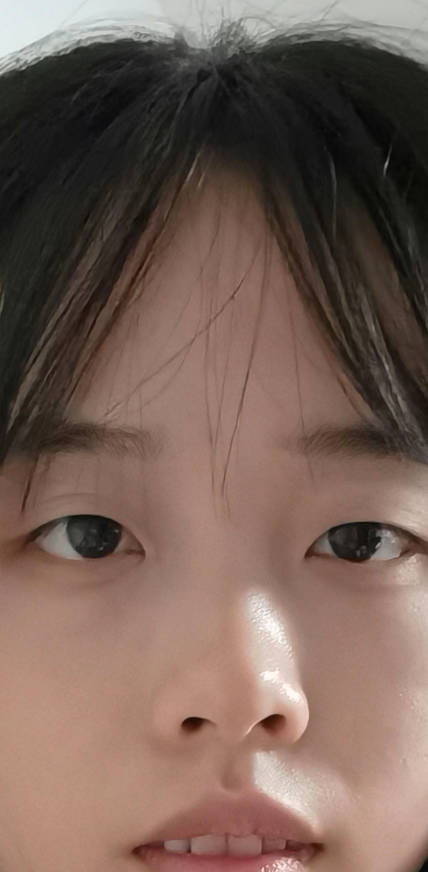
#> input picture 204李鸽/week4/face.jpg, 428 x 872 px
$ python 'Peper noise.py'
#> lines starting #> are read from the running program, lines starting #| are printed output that depends on the picture; after the words box and inside, x2 and y2 are one past the last pixel; in counts of white or black regions, pixels touching at a corner belong together
#> further down, img is the input picture: shape (872, 428, 3); mean B, G, R 86.8, 96.5, 118.8
import cv2
import numpy as np
import random
def peper_noise(img, percentage):
#> called with percentage = 0.2
    noise_img = img.copy()
    h, w, _ = img.shape
#> h = 872; w = 428
    noise_num = int(percentage * h * w)
#> noise_num = 74643
    for i in range(noise_num):
        # 每次取一个随机点
        # 把一张图片的像素用行和列表示的话，randX 代表随机生成的行，randY代表随机生成的列
        # random.randint生成随机整数
        randX = random.randint(0, h - 1)
        randY = random.randint(0, w - 1)
        # random.random生成随机浮点数，随意取到一个像素点有一半的可能是白点255，一半的可能是黑点0，
        # 只是加一个概率，就像抛硬币
        if random.random() <= 0.5:
            noise_img[randX, randY] = 0
        else:
            noise_img[randX, randY] = 255
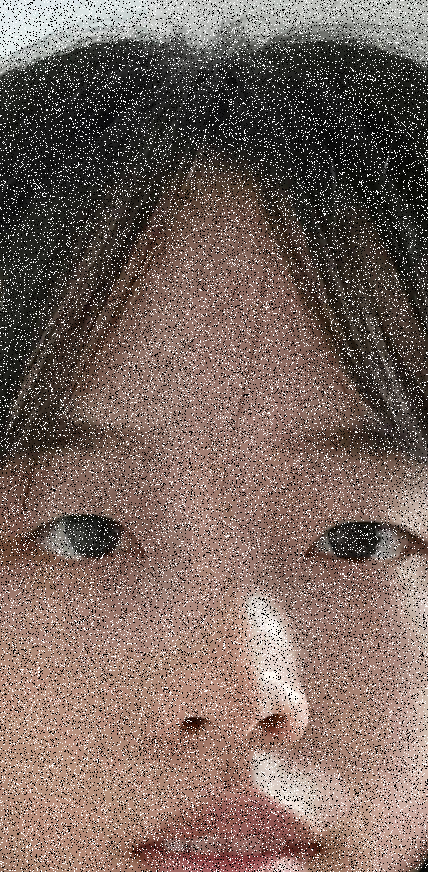
#> noise_img: shape (872, 428, 3); 18.12% of pixels changed, all inside (x1, y1, x2, y2) = (0, 0, 428, 872)
    return noise_img

img = cv2.imread('face.jpg')
noise_image = peper_noise(img, 0.2)
cv2.imshow('src', img)
cv2.imshow('noise', noise_image)
cv2.waitKey(0)
cv2.destroyAllWindows()
